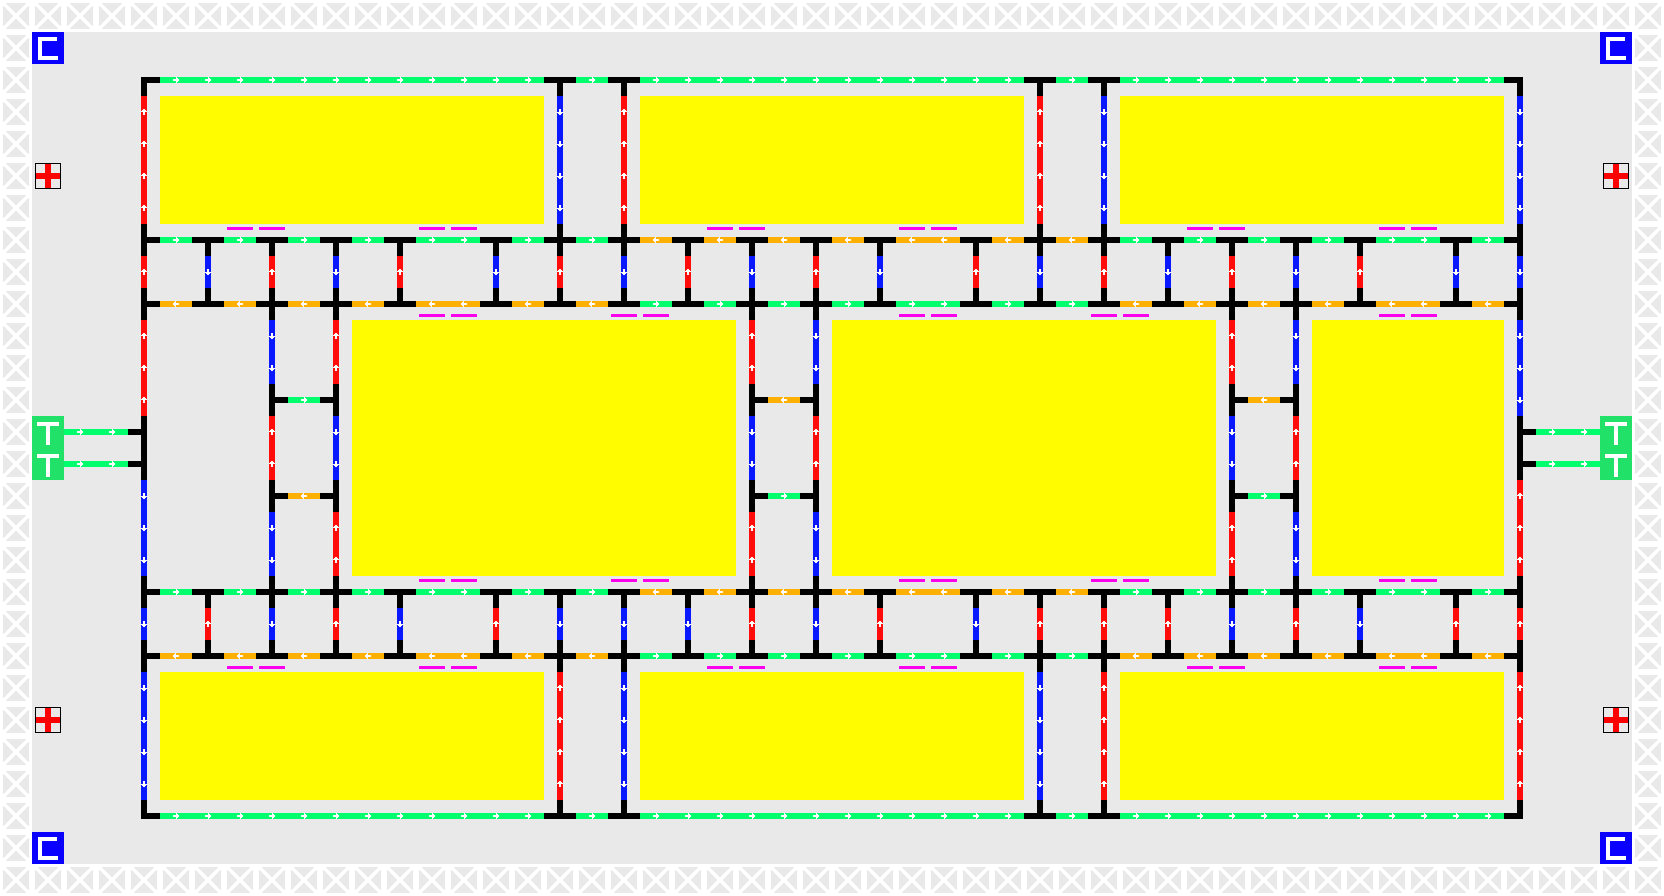

The image is a tile-based game level rendered from a .tmx file. Its description and source (layers, tilesets, objects; grid data summarised) follow:
An orthogonal 52x28 tile map with 32x32 px tiles, 9 tile layers (nopath, ground, path, room, ...) and 71 objects.

<map version="1.8" tiledversion="1.8.4" orientation="orthogonal" renderorder="right-down" width="52" height="28" tilewidth="32" tileheight="32" infinite="0" nextlayerid="12" nextobjectid="111">
 <editorsettings>
  <export target="tilemaps/json/hospital2.json" format="json" />
 </editorsettings>
 <tileset firstgid="1" name="hospital" tilewidth="32" tileheight="32" tilecount="64" columns="8">
  <image source="tilemaps/tiles/hospital.png" width="256" height="256" />
  <tile id="0">
   <properties>
    <property name="collides" type="bool" value="true" />
   </properties>
  </tile>
  <tile id="1">
   <properties>
    <property name="collides" type="bool" value="false" />
   </properties>
  </tile>
  <tile id="2">
   <properties>
    <property name="collides" type="bool" value="false" />
   </properties>
  </tile>
  <tile id="3">
   <properties>
    <property name="collides" type="bool" value="true" />
   </properties>
  </tile>
  <tile id="4">
   <properties>
    <property name="collides" type="bool" value="false" />
   </properties>
  </tile>
  <tile id="5">
   <properties>
    <property name="collides" type="bool" value="false" />
   </properties>
  </tile>
  <tile id="6">
   <properties>
    <property name="collides" type="bool" value="false" />
   </properties>
  </tile>
  <tile id="7">
   <properties>
    <property name="collides" type="bool" value="false" />
   </properties>
  </tile>
  <tile id="8">
   <properties>
    <property name="collides" type="bool" value="true" />
   </properties>
  </tile>
  <tile id="9">
   <properties>
    <property name="collides" type="bool" value="false" />
   </properties>
  </tile>
  <tile id="10">
   <properties>
    <property name="collides" type="bool" value="true" />
   </properties>
  </tile>
  <tile id="11">
   <properties>
    <property name="collides" type="bool" value="false" />
    <property name="direction" value="top" />
   </properties>
  </tile>
  <tile id="12">
   <properties>
    <property name="collides" type="bool" value="false" />
   </properties>
  </tile>
  <tile id="13">
   <properties>
    <property name="collides" type="bool" value="false" />
   </properties>
  </tile>
  <tile id="14">
   <properties>
    <property name="collides" type="bool" value="false" />
   </properties>
  </tile>
  <tile id="15">
   <properties>
    <property name="collides" type="bool" value="false" />
   </properties>
  </tile>
  <tile id="16">
   <properties>
    <property name="collides" type="bool" value="false" />
   </properties>
  </tile>
  <tile id="17">
   <properties>
    <property name="collides" type="bool" value="false" />
   </properties>
  </tile>
  <tile id="18">
   <properties>
    <property name="collides" type="bool" value="false" />
   </properties>
  </tile>
  <tile id="19">
   <properties>
    <property name="collides" type="bool" value="false" />
    <property name="direction" value="bottom" />
   </properties>
  </tile>
  <tile id="20">
   <properties>
    <property name="collides" type="bool" value="false" />
   </properties>
  </tile>
  <tile id="21">
   <properties>
    <property name="collides" type="bool" value="false" />
   </properties>
  </tile>
  <tile id="22">
   <properties>
    <property name="collides" type="bool" value="false" />
   </properties>
  </tile>
  <tile id="23">
   <properties>
    <property name="collides" type="bool" value="false" />
   </properties>
  </tile>
  <tile id="24">
   <properties>
    <property name="collides" type="bool" value="false" />
   </properties>
  </tile>
  <tile id="25">
   <properties>
    <property name="collides" type="bool" value="false" />
   </properties>
  </tile>
  <tile id="26">
   <properties>
    <property name="collides" type="bool" value="false" />
   </properties>
  </tile>
  <tile id="27">
   <properties>
    <property name="collides" type="bool" value="false" />
    <property name="direction" value="right" />
   </properties>
  </tile>
  <tile id="28">
   <properties>
    <property name="collides" type="bool" value="false" />
   </properties>
  </tile>
  <tile id="29">
   <properties>
    <property name="collides" type="bool" value="false" />
   </properties>
  </tile>
  <tile id="30">
   <properties>
    <property name="collides" type="bool" value="false" />
   </properties>
  </tile>
  <tile id="31">
   <properties>
    <property name="collides" type="bool" value="false" />
   </properties>
  </tile>
  <tile id="32">
   <properties>
    <property name="collides" type="bool" value="false" />
   </properties>
  </tile>
  <tile id="33">
   <properties>
    <property name="collides" type="bool" value="false" />
   </properties>
  </tile>
  <tile id="34">
   <properties>
    <property name="collides" type="bool" value="false" />
   </properties>
  </tile>
  <tile id="35">
   <properties>
    <property name="collides" type="bool" value="false" />
    <property name="direction" value="left" />
   </properties>
  </tile>
  <tile id="36">
   <properties>
    <property name="collides" type="bool" value="false" />
   </properties>
  </tile>
  <tile id="37">
   <properties>
    <property name="collides" type="bool" value="false" />
   </properties>
  </tile>
  <tile id="38">
   <properties>
    <property name="collides" type="bool" value="false" />
   </properties>
  </tile>
  <tile id="39">
   <properties>
    <property name="collides" type="bool" value="false" />
   </properties>
  </tile>
  <tile id="40">
   <properties>
    <property name="collides" type="bool" value="false" />
   </properties>
  </tile>
  <tile id="41">
   <properties>
    <property name="collides" type="bool" value="false" />
   </properties>
  </tile>
  <tile id="42">
   <properties>
    <property name="collides" type="bool" value="false" />
   </properties>
  </tile>
  <tile id="43">
   <properties>
    <property name="collides" type="bool" value="false" />
   </properties>
  </tile>
  <tile id="44">
   <properties>
    <property name="collides" type="bool" value="false" />
   </properties>
  </tile>
  <tile id="45">
   <properties>
    <property name="collides" type="bool" value="false" />
   </properties>
  </tile>
  <tile id="46">
   <properties>
    <property name="collides" type="bool" value="false" />
   </properties>
  </tile>
  <tile id="47">
   <properties>
    <property name="collides" type="bool" value="false" />
   </properties>
  </tile>
  <tile id="48">
   <properties>
    <property name="collides" type="bool" value="false" />
   </properties>
  </tile>
  <tile id="49">
   <properties>
    <property name="collides" type="bool" value="false" />
   </properties>
  </tile>
  <tile id="50">
   <properties>
    <property name="collides" type="bool" value="false" />
   </properties>
  </tile>
  <tile id="51">
   <properties>
    <property name="collides" type="bool" value="false" />
   </properties>
  </tile>
  <tile id="52">
   <properties>
    <property name="collides" type="bool" value="false" />
   </properties>
  </tile>
  <tile id="53">
   <properties>
    <property name="collides" type="bool" value="false" />
   </properties>
  </tile>
  <tile id="54">
   <properties>
    <property name="collides" type="bool" value="false" />
   </properties>
  </tile>
  <tile id="55">
   <properties>
    <property name="collides" type="bool" value="false" />
   </properties>
  </tile>
  <tile id="56">
   <properties>
    <property name="collides" type="bool" value="false" />
   </properties>
  </tile>
  <tile id="57">
   <properties>
    <property name="collides" type="bool" value="false" />
   </properties>
  </tile>
  <tile id="58">
   <properties>
    <property name="collides" type="bool" value="false" />
   </properties>
  </tile>
  <tile id="59">
   <properties>
    <property name="collides" type="bool" value="false" />
   </properties>
  </tile>
  <tile id="60">
   <properties>
    <property name="collides" type="bool" value="false" />
   </properties>
  </tile>
  <tile id="61">
   <properties>
    <property name="collides" type="bool" value="false" />
   </properties>
  </tile>
  <tile id="62">
   <properties>
    <property name="collides" type="bool" value="false" />
   </properties>
  </tile>
  <tile id="63">
   <properties>
    <property name="collides" type="bool" value="false" />
   </properties>
  </tile>
 </tileset>
 <layer id="10" name="nopath" width="52" height="28">
  <data>[1456 cells, 1020 non-empty, 1 distinct tile ids]</data>
 </layer>
 <objectgroup id="11" name="Object Layer 1">
  <object id="1" x="32" y="64" width="96" height="352" />
  <object id="3" x="1536" y="64" width="96" height="352" />
  <object id="6" x="32" y="32" width="1600" height="32" />
  <object id="7" x="576" y="96" width="32" height="128" />
  <object id="8" x="1056" y="96" width="32" height="128" />
  <object id="13" x="1120" y="96" width="384" height="128" />
  <object id="14" x="352" y="320" width="393.057" height="244.578" />
  <object id="15" x="832" y="320" width="384" height="256" />
  <object id="16" x="1312" y="320" width="192" height="256" />
  <object id="17" x="160" y="672" width="379.125" height="133.217" />
  <object id="23" x="1120" y="672" width="374.742" height="128.59" />
  <object id="27" x="160" y="256" width="32" height="32" />
  <object id="28" x="224" y="256" width="32" height="32" />
  <object id="29" x="288" y="256" width="32" height="32" />
  <object id="31" x="352" y="256" width="32" height="32" />
  <object id="32" x="416" y="256" width="65.2793" height="30.9165" />
  <object id="33" x="512" y="256" width="32" height="32" />
  <object id="34" x="576" y="256" width="32" height="32" />
  <object id="35" x="640" y="256" width="28.7005" height="28.6027" />
  <object id="36" x="704" y="256" width="24.8605" height="23.975" />
  <object id="37" x="768" y="256" width="23.3342" height="28.6027" />
  <object id="38" x="832" y="256" width="32" height="32" />
  <object id="40" x="896" y="256" width="64" height="32" />
  <object id="41" x="992" y="256" width="32" height="32" />
  <object id="42" x="1056" y="256" width="32" height="32" />
  <object id="43" x="1120" y="256" width="32" height="32" />
  <object id="44" x="1184" y="256" width="32" height="32" />
  <object id="45" x="1248" y="256" width="32" height="32" />
  <object id="46" x="1312" y="256" width="46.2257" height="26.2888" />
  <object id="47" x="1376" y="256" width="64" height="32" />
  <object id="48" x="1472" y="256" width="32" height="32" />
  <object id="49" x="288" y="320" width="32" height="64" />
  <object id="50" x="288" y="416" width="26.6826" height="67.5931" />
  <object id="51" x="288" y="512" width="32" height="64" />
  <object id="52" x="768" y="320" width="32" height="64" />
  <object id="53" x="768" y="416" width="32" height="64" />
  <object id="54" x="768" y="512" width="32" height="64" />
  <object id="55" x="1248" y="320" width="32" height="64" />
  <object id="56" x="1248" y="416" width="32" height="64" />
  <object id="57" x="1248" y="512" width="32" height="64" />
  <object id="58" x="160" y="608" width="32" height="32" />
  <object id="60" x="224" y="608" width="32" height="32" />
  <object id="61" x="288" y="608" width="32" height="32" />
  <object id="62" x="352" y="608" width="32" height="32" />
  <object id="63" x="416" y="608" width="64" height="32" />
  <object id="64" x="512" y="608" width="32" height="32" />
  <object id="65" x="576" y="608" width="32" height="32" />
  <object id="66" x="640" y="608" width="32" height="32" />
  <object id="67" x="704" y="608" width="32" height="32" />
  <object id="68" x="768" y="608" width="32" height="32" />
  <object id="69" x="832" y="608" width="24.1218" height="25.9929" />
  <object id="71" x="896" y="608" width="64" height="32" />
  <object id="72" x="992" y="608" width="32" height="32" />
  <object id="73" x="1056" y="608" width="32" height="32" />
  <object id="74" x="1120" y="608" width="32" height="32" />
  <object id="75" x="1184" y="608" width="32" height="32" />
  <object id="76" x="1248" y="608" width="32" height="32" />
  <object id="77" x="1312" y="608" width="32" height="32" />
  <object id="78" x="1376" y="608" width="64" height="32" />
  <object id="79" x="1472" y="608" width="32" height="32" />
  <object id="80" x="576" y="672" width="32" height="128" />
  <object id="81" x="1056" y="672" width="29.1922" height="121.648" />
  <object id="82" x="160" y="320" width="96" height="256" />
  <object id="83" x="-25.4523" y="673.328" width="4.62769" height="2.31384" />
  <object id="85" x="1279.56" y="-136.517" />
  <object id="90" x="32" y="480" width="96" height="352" />
  <object id="94" x="1536" y="480" width="96" height="352" />
  <object id="97" x="32" y="832" width="1610.83" height="35.691" />
  <object id="98" x="160" y="96" width="372.184" height="123.815" />
  <object id="100" x="640" y="96" width="384" height="128" />
  <object id="110" x="640" y="672" width="384" height="128" />
 </objectgroup>
 <layer id="3" name="ground" width="52" height="28">
  <data>[1456 cells, 768 non-empty, 1 distinct tile ids]</data>
 </layer>
 <layer id="7" name="path" width="52" height="28">
  <data>[1456 cells, 436 non-empty, 13 distinct tile ids]</data>
 </layer>
 <layer id="2" name="room" width="52" height="28">
  <data>[1456 cells, 528 non-empty, 1 distinct tile ids]</data>
 </layer>
 <layer id="4" name="elevator" width="52" height="28">
  <data>[1456 cells, 4 non-empty, 1 distinct tile ids]</data>
 </layer>
 <layer id="5" name="gate" width="52" height="28">
  <data>[1456 cells, 4 non-empty, 1 distinct tile ids]</data>
 </layer>
 <layer id="6" name="bed" width="52" height="28">
  <data>[1456 cells, 4 non-empty, 1 distinct tile ids]</data>
 </layer>
 <layer id="9" name="door" width="52" height="28">
  <data>[1456 cells, 44 non-empty, 2 distinct tile ids]</data>
 </layer>
 <layer id="1" name="wall" width="52" height="28">
  <data>[1456 cells, 156 non-empty, 1 distinct tile ids]</data>
 </layer>
</map>
